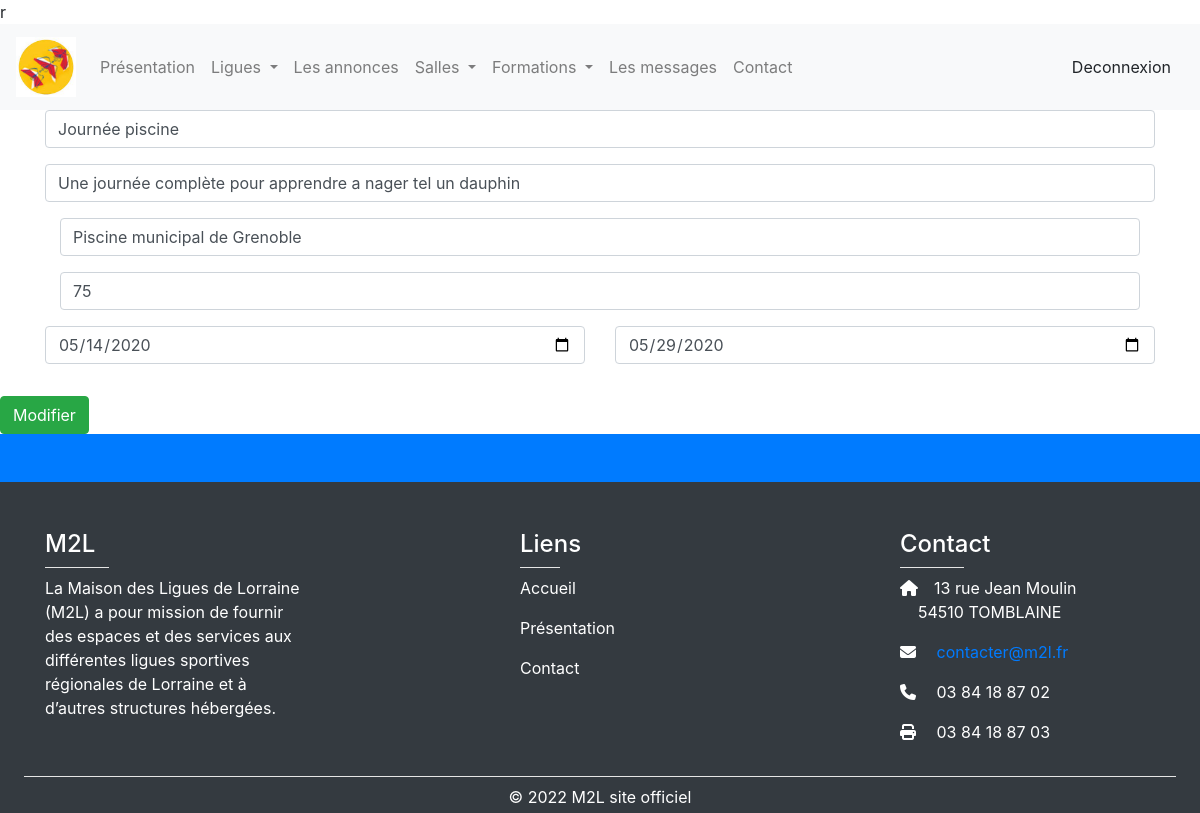
Page /usfor.php?mod=7 (signed in) on the committed database.
### tables this page shows
CREATE TABLE `formation` (
  `id_formation` int(250) NOT NULL,
  `nom_formation` text NOT NULL,
  `description_formation` text NOT NULL,
  `lieu_formation` text NOT NULL,
  `datdebu_formation` date NOT NULL,
  `datdefin_formation` date NOT NULL,
  `prix_formation` float NOT NULL,
  `id_org_formation` int(11) NOT NULL
);

### usfor.php (the view, shortened to what this page needs)
r<?php
include 'inc/header.php';
include 'bdd.php';
if (isset($_SESSION['stat'])) {
	?>
	<?php
if (isset($_GET['mod'])) {
$id = $_GET['mod'];
$mod="SELECT * FROM formation WHERE id_formation =$id";
$g = $dbh->query($mod)->fetch();
	?>
		<div class="container">
<form method="POST" action="">
		  <div class="form-group">
		    <input type="text" class="form-control" id="inputAddress" value="<?php echo $g['1']; ?>" name="nom" required="true">
		  </div>
		  <div class="form-group">
		    <input type="text" name="desription" value="<?php echo $g['2']; ?>" class="form-control" required="true">
		  </div>
		  <div class="form-group col">
		      <input type="text" class="form-control" id="inputprix" value="<?php echo $g['3']; ?>" name="lieux">
		    </div>
		  <div class="form-group col">
		      <input type="text" class="form-control" id="inputprix" value="<?php echo $g['6']; ?>" name="prix">
		    </div>
		<div class="row">
		  <div class="form-group col">
		      <input type="date" class="form-control" id="inputprix" value="<?php echo $g['4']; ?>" name="datedebu">
		    </div>
		  <div class="form-group col">
		      <input type="date" class="form-control" id="inputprix" value="<?php echo $g['5']; ?>" name="datefin">
		    </div>
		  </div>
</div>
		  <button type="submit" class="btn btn-success" name="sended">Modifier</button>
 <?php
}
elseif (isset($_GET['suppp'])) {
$id = $_GET['suppp'];
$sup = "DELETE FROM `formation` WHERE `id_formation`= $id";
$dbh->query($sup);
header("location:usform.php?sucess=1");
}
}
else{
	header('location:index.php');
}
include 'inc/footer.php';
?>

### css/connection.css (style rules this page uses)
:root { --input-padding-x: 1.5rem; --input-padding-y: .75rem; }

### rows in the picture
formation: nom "Journée piscine", desription "Une journée complète pour apprendre a nager tel un dauphin", lieux "Piscine municipal de Grenoble", prix "75", datedebu "05/14/2020", datefin "05/29/2020"
